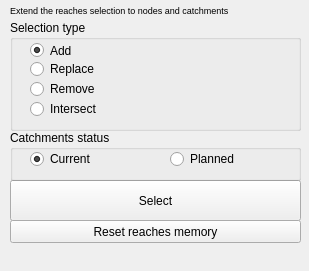
<?xml version="1.0" encoding="UTF-8"?>
<ui version="4.0">
 <class>SelectionExtender</class>
 <widget class="QDockWidget" name="SelectionExtender">
  <property name="geometry">
   <rect>
    <x>0</x>
    <y>0</y>
    <width>309</width>
    <height>271</height>
   </rect>
  </property>
  <property name="baseSize">
   <size>
    <width>78</width>
    <height>38</height>
   </size>
  </property>
  <property name="windowTitle">
   <string>Selection Extender</string>
  </property>
  <widget class="QWidget" name="SelectionExtender_2">
   <property name="minimumSize">
    <size>
     <width>309</width>
     <height>249</height>
    </size>
   </property>
   <property name="baseSize">
    <size>
     <width>309</width>
     <height>249</height>
    </size>
   </property>
   <widget class="QPushButton" name="Select">
    <property name="geometry">
     <rect>
      <x>10</x>
      <y>180</y>
      <width>291</width>
      <height>41</height>
     </rect>
    </property>
    <property name="text">
     <string>Select</string>
    </property>
   </widget>
   <widget class="QGroupBox" name="groupBox">
    <property name="geometry">
     <rect>
      <x>10</x>
      <y>20</y>
      <width>291</width>
      <height>111</height>
     </rect>
    </property>
    <property name="title">
     <string>Selection type</string>
    </property>
    <widget class="QRadioButton" name="add">
     <property name="geometry">
      <rect>
       <x>20</x>
       <y>20</y>
       <width>251</width>
       <height>21</height>
      </rect>
     </property>
     <property name="text">
      <string>Add</string>
     </property>
     <property name="checked">
      <bool>true</bool>
     </property>
    </widget>
    <widget class="QRadioButton" name="replace">
     <property name="geometry">
      <rect>
       <x>20</x>
       <y>40</y>
       <width>251</width>
       <height>18</height>
      </rect>
     </property>
     <property name="text">
      <string>Replace</string>
     </property>
    </widget>
    <widget class="QRadioButton" name="remove">
     <property name="geometry">
      <rect>
       <x>20</x>
       <y>60</y>
       <width>251</width>
       <height>18</height>
      </rect>
     </property>
     <property name="text">
      <string>Remove</string>
     </property>
    </widget>
    <widget class="QRadioButton" name="intersect">
     <property name="geometry">
      <rect>
       <x>20</x>
       <y>80</y>
       <width>251</width>
       <height>18</height>
      </rect>
     </property>
     <property name="text">
      <string>Intersect</string>
     </property>
    </widget>
   </widget>
   <widget class="QGroupBox" name="groupBox_2">
    <property name="geometry">
     <rect>
      <x>10</x>
      <y>130</y>
      <width>291</width>
      <height>51</height>
     </rect>
    </property>
    <property name="title">
     <string>Catchments status</string>
    </property>
    <widget class="QRadioButton" name="current">
     <property name="geometry">
      <rect>
       <x>20</x>
       <y>20</y>
       <width>121</width>
       <height>18</height>
      </rect>
     </property>
     <property name="text">
      <string>Current</string>
     </property>
     <property name="checked">
      <bool>true</bool>
     </property>
     <property name="autoExclusive">
      <bool>true</bool>
     </property>
    </widget>
    <widget class="QRadioButton" name="planned">
     <property name="geometry">
      <rect>
       <x>160</x>
       <y>20</y>
       <width>121</width>
       <height>18</height>
      </rect>
     </property>
     <property name="text">
      <string>Planned</string>
     </property>
     <property name="autoExclusive">
      <bool>true</bool>
     </property>
    </widget>
   </widget>
   <widget class="QPushButton" name="reset">
    <property name="geometry">
     <rect>
      <x>10</x>
      <y>220</y>
      <width>291</width>
      <height>23</height>
     </rect>
    </property>
    <property name="text">
     <string>Reset reaches memory</string>
    </property>
   </widget>
   <widget class="QLabel" name="label">
    <property name="geometry">
     <rect>
      <x>10</x>
      <y>0</y>
      <width>291</width>
      <height>20</height>
     </rect>
    </property>
    <property name="font">
     <font>
      <pointsize>7</pointsize>
     </font>
    </property>
    <property name="text">
     <string>Extend the reaches selection to nodes and catchments</string>
    </property>
   </widget>
  </widget>
 </widget>
 <resources/>
 <connections/>
</ui>
